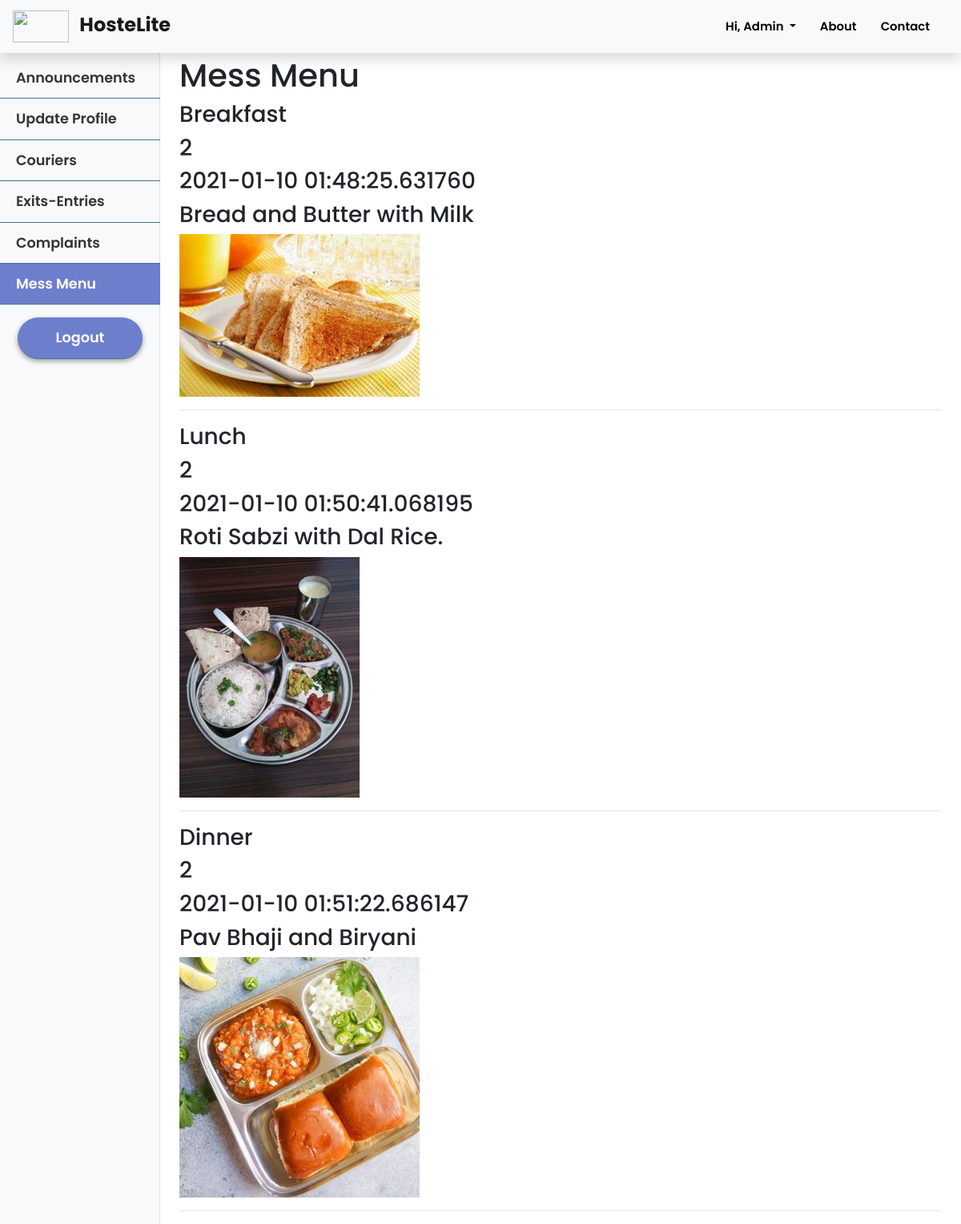
Page /cr/mess (signed in) on the committed database.
### hostelmanagement/models.py (models this page shows, shortened)
class User(db.Model, UserMixin):
    id = db.Column(db.Integer, primary_key=True)
    college_id = db.Column(db.String(9), unique=True, nullable=False)
    firstname = db.Column(db.String(20), nullable=False)
    lastname = db.Column(db.String(20), nullable=False)
    email = db.Column(db.String(120), unique=True, nullable=False)
    password = db.Column(db.String(60), nullable=False)
    phone = db.Column(db.String(10), unique=True, nullable=False)
    address = db.Column(db.Text, nullable=False)
    course = db.Column(db.String(20),nullable=True)
    department = db.Column(db.String(20), nullable=True)
    user_type = db.Column(db.Integer, nullable = False, default=1)
    room_no = db.Column(db.Integer, nullable = True)
    announcements = db.relationship('Announcement', backref='author', lazy=True)
    complaints = db.relationship('Complaint', backref='author', lazy=True)
    mess_menu = db.relationship('MessMenu', backref='author', lazy=True)
    courier = db.relationship('Courier', backref='user', lazy=True)
    exitentry = db.relationship('ExitEntry', backref='user', lazy=True)
    visitor = db.relationship('Visitor', backref='user', lazy=True)

class MessMenu(db.Model):
    id = db.Column(db.Integer, primary_key = True)
    user_id = db.Column(db.Integer, db.ForeignKey('user.id'), nullable = False)
    type_of_meal = db.Column(db.String(100), nullable = False)
    menu = db.Column(db.Text, nullable = False)
    image = db.Column(db.String(20), nullable = False, default = 'food.jpg')
    date_posted = db.Column(db.DateTime, nullable = False, default = datetime.utcnow)

### hostelmanagement/routes.py (the view)
@app.route("/cr/mess")
@login_required
def cr_mess_menu():
    messMenu = MessMenu.query.all()
    return render_template('cr/mess_menu.html', title = 'Mess Menu', messMenu = messMenu)

### hostelmanagement/models.py (called while the page is built)
@login_manager.user_loader
def load_user(user_id):
    return User.query.get(int(user_id))

### hostelmanagement/templates/cr/mess_menu.html (shortened to what this page needs)
{% extends 'cr/cr_layout.html' %}
{% block cr_menu %}active{% endblock %}
{% block cr_content %}
<h1>Mess Menu</h1>
    {% if messMenu %}
        {% for item in messMenu %}
            <h3>{{item.type_of_meal}}</h3>
            <h3>{{item.user_id}}</h3>
            <h3>{{item.date_posted}}</h3>
            <h3>{{item.menu}}</h3>
            <img src="{{ url_for('static', filename='menu_pics/' + item.image) }}" alt="food">
            <hr>
        {% endfor %}
    {% endif %}
{% endblock %}

### hostelmanagement/templates/layout.html (shortened to what this page needs)
<!DOCTYPE html>
<html>
<head>
    <link rel="stylesheet" href="https://cdn.jsdelivr.net/npm/bootstrap@4.5.3/dist/css/bootstrap.min.css">
    <link rel='stylesheet' href="{{ url_for('static', filename='style.css') }}">
    <link rel="stylesheet" href="https://use.fontawesome.com/releases/v5.8.1/css/all.css"
 />
</head>
<body>
    <section id="landingPage">
        <nav class="navbar sticky-top shadow navbar-expand-lg navbar-light bg-light">
            <a class="navbar-brand col-md-3 col-lg-2 mr-0 pl-0 pr-0" href="{{url_for('index')}}">
                <img src="https://cdn.logo.com/hotlink-ok/logo-social.png" width="70" height="40" class="d-inline-block align-top" alt="" loading="lazy">
                <strong class="pl-2 mt-2" style="font-size:1.2em;">HosteLite</strong>
            </a>
            <ul class='navbar-nav ml-auto mr-2'>
                {% if not current_user.is_authenticated %}
                    <li class="nav-item">
                        <a class="nav-link" href="{{ url_for('about') }}">About</a>
                    </li>
                    <li class="nav-item">
                        <a class="nav-link" href="{{ url_for('contact') }}">Contact</a>
                    </li>
                    <li class="nav-item">
                        <a class="nav-link" href="{{ url_for('login') }}">Log In</a>
                    </li>
                    <li class="nav-item">
                        <a class="nav-link toButton pl-15 pr-15" style="color: white; font-weight: 600" href="{{ url_for('application') }}">Apply Now</a>
                    </li>
                {% else %}
                    <li class="nav-item dropdown">
                        <a class="nav-link dropdown-toggle" href="#" id="navbarDropdown" role="button" data-toggle="dropdown" aria-haspopup="true" aria-expanded="false">
                            Hi, {{ current_user.firstname }}
                        </a>
                    </li>
                    <li class="nav-item">
                        <a class="nav-link" href="{{ url_for('about') }}">About</a>
                    </li>
                    <li class="nav-item">
                        <a class="nav-link" href="{{ url_for('contact') }}">Contact</a>
                    </li>
                {% endif %}
            </ul>
        </nav>
    </section>
    {% block content %}
    {% endblock %}
</body>
</html>

### hostelmanagement/static/style.css (style rules this page uses)
* { margin: 0; padding: 0; font-family: "Poppins", sans-serif; font-size: 16px; box-sizing: border-box; }
body { padding-top: 70px; overflow-x:hidden; scroll-behavior: smooth; }
#landingPage nav { position: fixed; width: 100%; opacity: 1; background-color: rgba(255, 255, 255); }
#landingPage nav ul a { font-size: 0.93em; font-weight: 600; text-decoration: none; padding: 10px 15px; text-align: center; color: #000; }

### rows in the picture
User: firstname "Admin"
MessMenu: type_of_meal "Breakfast", user_id "2", date_posted "2021-01-10 01:48:25.631760", menu "Bread and Butter with Milk", image (picture)
MessMenu: type_of_meal "Lunch", user_id "2", date_posted "2021-01-10 01:50:41.068195", menu "Roti Sabzi with Dal Rice.", image (picture)
MessMenu: type_of_meal "Dinner", user_id "2", date_posted "2021-01-10 01:51:22.686147", menu "Pav Bhaji and Biryani", image (picture)
